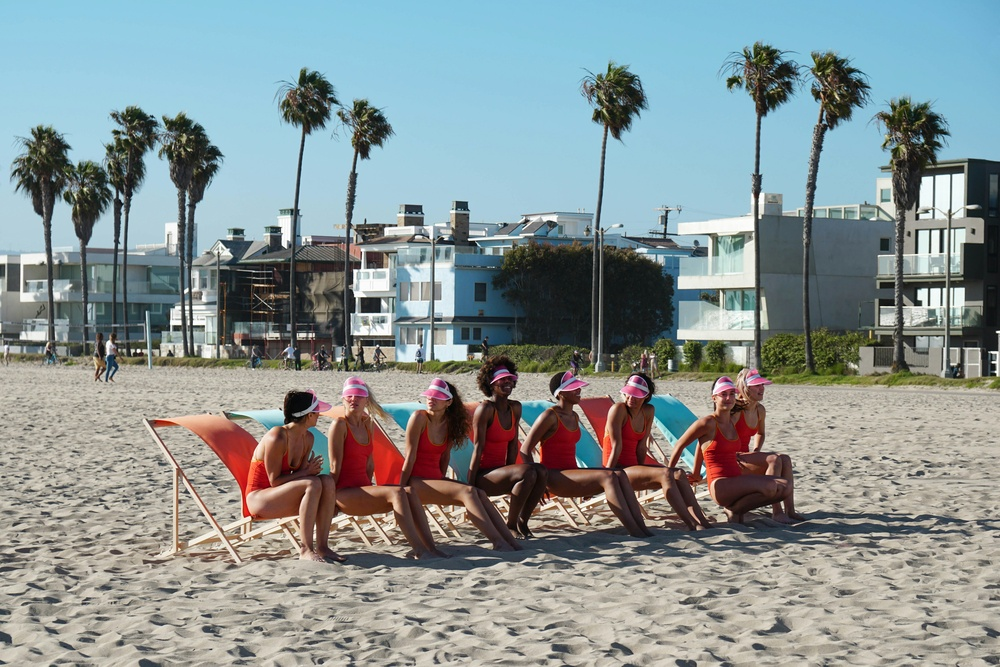
#> input picture imagens/modern2.jpg, 1000 x 667 px, shrunk from 6000 x 4000 before the run
$ python test.py
#> lines starting #> are read from the running program, lines starting #| are printed output that depends on the picture
### package_histmatch/hist_match.py
import matplotlib.pyplot as plt
from skimage import io
from skimage.exposure import match_histograms


def match_images(source_path, reference_path, output_path):
    """
    Carrega duas imagens, faz a correspondência de histograma
    e salva a imagem resultante.
    """
#> called with source_path = 'imagens/modern2.jpg', reference_path = 'imagens/retro3.jpg', output_path = 'imagens/resultado.jpg'
    image = io.imread(source_path)
#> image is the input picture: shape (667, 1000, 3); mean R, G, B 135.6, 146.3, 146.4
    reference = io.imread(reference_path)
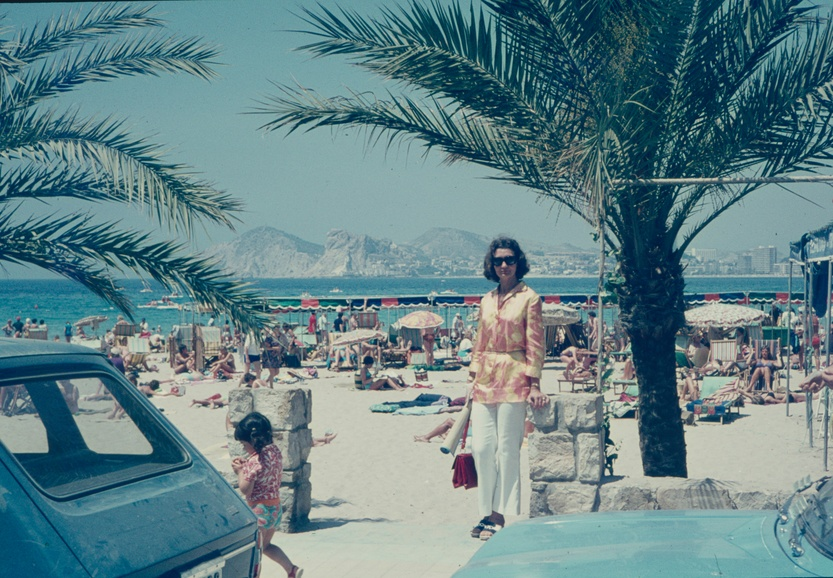
#> input picture imagens/retro3.jpg, 833 x 578 px, shrunk from 5000 x 3470 before the run
#> reference is the input picture: shape (578, 833, 3); mean R, G, B 99.7, 131, 135.9
    matched_image = match_histograms(image, reference, channel_axis=-1)
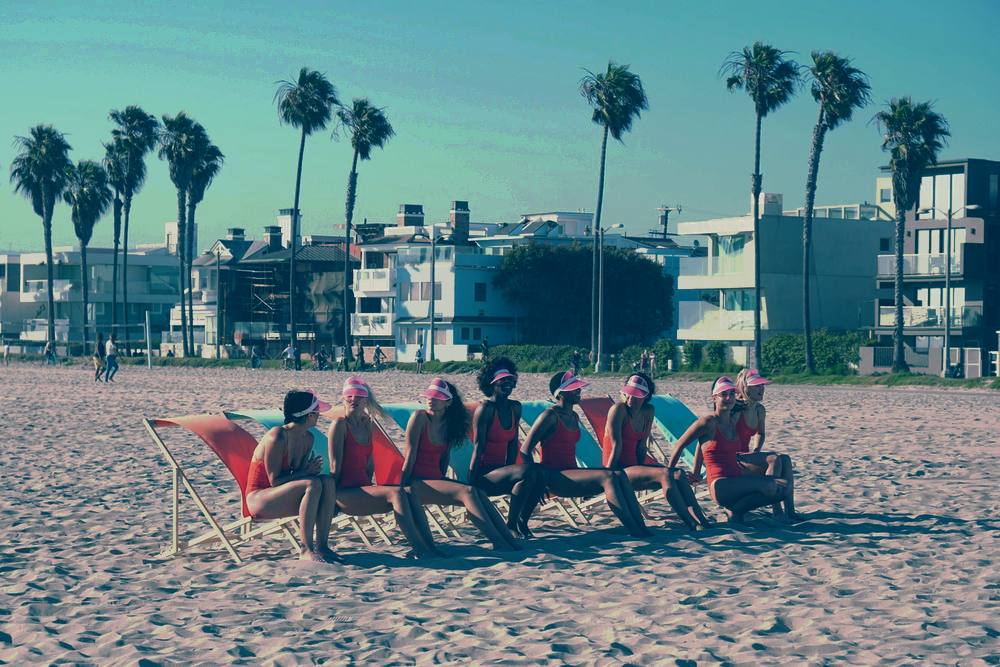
#> matched_image: shape (667, 1000, 3); mean R, G, B 99.3, 130.7, 135.3

    io.imsave(output_path, matched_image)

    print(f"Imagem correspondida salva em {output_path}")

    # Opcional: para exibir as imagens no notebook ou script
    fig, (ax1, ax2, ax3) = plt.subplots(
        ncols=3, figsize=(16, 5), sharex=True, sharey=True
    )

    ax1.imshow(image)
    ax1.set_title("Imagem de Origem")

    ax2.imshow(reference)
    ax2.set_title("Imagem de Referência")

    ax3.imshow(matched_image)
    ax3.set_title("Imagem Correspondida")

    plt.tight_layout()
    plt.show()
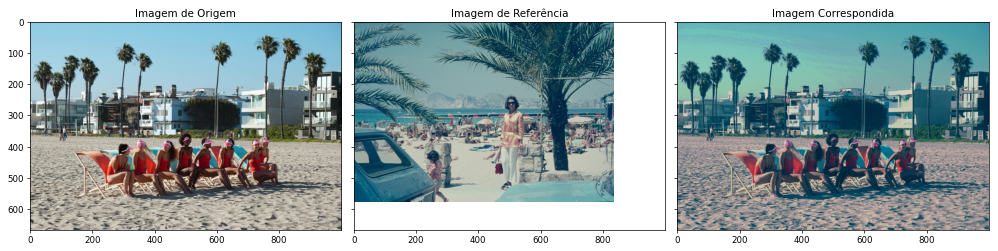
#> figure drawn by matplotlib, 3 panels

### test.py
from package_histmatch import match_images

# Chame a função passando os caminhos das imagens
match_images("imagens/modern2.jpg", "imagens/retro3.jpg", "imagens/resultado.jpg")
